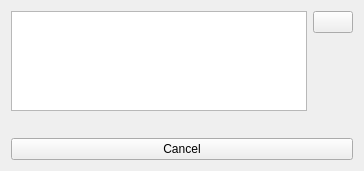
<?xml version="1.0" encoding="UTF-8"?>
<ui version="4.0">
 <class>prostateWidget</class>
 <widget class="QWidget" name="prostateWidget">
  <property name="geometry">
   <rect>
    <x>0</x>
    <y>0</y>
    <width>364</width>
    <height>171</height>
   </rect>
  </property>
  <property name="sizePolicy">
   <sizepolicy hsizetype="Expanding" vsizetype="Expanding">
    <horstretch>0</horstretch>
    <verstretch>0</verstretch>
   </sizepolicy>
  </property>
  <property name="windowTitle">
   <string>Form</string>
  </property>
  <property name="toolTip">
   <string/>
  </property>
  <property name="styleSheet">
   <string notr="true"/>
  </property>
  <layout class="QGridLayout" name="gridLayout_2">
   <item row="0" column="0">
    <layout class="QGridLayout" name="gridLayout">
     <item row="1" column="0" colspan="2">
      <widget class="QLabel" name="instructionLabel">
       <property name="text">
        <string/>
       </property>
      </widget>
     </item>
     <item row="0" column="0">
      <widget class="QListWidget" name="listWidget">
       <property name="sizePolicy">
        <sizepolicy hsizetype="Minimum" vsizetype="Maximum">
         <horstretch>0</horstretch>
         <verstretch>0</verstretch>
        </sizepolicy>
       </property>
       <property name="maximumSize">
        <size>
         <width>16777215</width>
         <height>100</height>
        </size>
       </property>
       <property name="contextMenuPolicy">
        <enum>Qt::CustomContextMenu</enum>
       </property>
       <property name="frameShape">
        <enum>QFrame::StyledPanel</enum>
       </property>
       <property name="frameShadow">
        <enum>QFrame::Sunken</enum>
       </property>
       <property name="lineWidth">
        <number>1</number>
       </property>
       <property name="editTriggers">
        <set>QAbstractItemView::NoEditTriggers</set>
       </property>
       <property name="showDropIndicator" stdset="0">
        <bool>false</bool>
       </property>
       <property name="selectionBehavior">
        <enum>QAbstractItemView::SelectItems</enum>
       </property>
      </widget>
     </item>
     <item row="0" column="1">
      <layout class="QVBoxLayout" name="verticalLayout">
       <item>
        <widget class="QPushButton" name="addMeasurementButton">
         <property name="sizePolicy">
          <sizepolicy hsizetype="Maximum" vsizetype="Maximum">
           <horstretch>0</horstretch>
           <verstretch>0</verstretch>
          </sizepolicy>
         </property>
         <property name="contextMenuPolicy">
          <enum>Qt::DefaultContextMenu</enum>
         </property>
         <property name="text">
          <string/>
         </property>
         <property name="icon">
          <iconset>
           <normaloff>:/Icons/Add.png</normaloff>:/Icons/Add.png</iconset>
         </property>
        </widget>
       </item>
       <item>
        <spacer name="verticalSpacer">
         <property name="orientation">
          <enum>Qt::Vertical</enum>
         </property>
         <property name="sizeHint" stdset="0">
          <size>
           <width>20</width>
           <height>40</height>
          </size>
         </property>
        </spacer>
       </item>
      </layout>
     </item>
     <item row="2" column="0" colspan="2">
      <widget class="QPushButton" name="cancelButton">
       <property name="text">
        <string>Cancel</string>
       </property>
      </widget>
     </item>
    </layout>
   </item>
  </layout>
  <zorder>gridLayoutWidget</zorder>
  <zorder>addMeasurementButton</zorder>
 </widget>
 <resources>
  <include location="../SlicerPIRADS.qrc"/>
 </resources>
 <connections/>
</ui>
